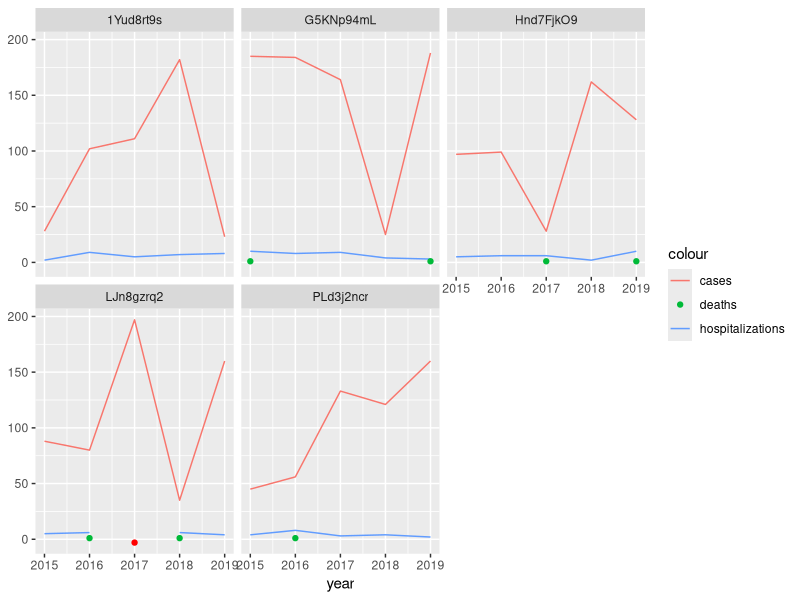

Write R code to recreate this figure.
## ---- chunk 1
library(tidyverse)  
malaria_dat <- data.frame(uid = rep(c("Hnd7FjkO9","1Yud8rt9s", "PLd3j2ncr","LJn8gzrq2",
                                      "G5KNp94mL"), each = 5),
                          region = rep(c("Central", "Central", "Northern", "Southern",
                                         NA), each = 5),
                          year = rep(c(2015:2019), times = 5),
                          cases = c(97, 99, 28, 162, 128, 28, 102, 111, 182, 23, 45, 56,
                                    133, 121, 160, 88, 80, 197,  35, 160, 185, 184, 164, 
                                    25, 188), 
                          hosp = c(5, 6, 6, 2, 10, 2, 9, 5, 7, 8, 4, 8, 3, 4, 2, 5, 6, NA,
                                   6, 4, 10, 8, 9, 4, 3),
                          deaths = c(NA, NA, 1, NA, 1, NA, NA, NA, NA, NA, NA, 1, NA, NA,
                                     NA, NA, 1, NA, 1, NA, 1, NA, NA, NA, 1),
                          pop = c(rep(c(NA, 1056, 3029, 9832, 1039), each = 5)))
## ---- chunk 2
summary(malaria_dat) #Review data

colSums(is.na(malaria_dat)) #Review missingness counts in each column
## ---- chunk 3
ggplot(malaria_dat) +
  geom_point(data = . %>% filter(is.na(hosp)), aes(x = year, y = -3), color = "red") +
  geom_line(aes(x = year, y = cases, color = "cases")) +
  geom_line(aes(x = year, y = hosp, color = "hospitalizations")) +
  geom_point(aes(x = year, y = deaths, color = "deaths")) +
  ggforce::facet_wrap_paginate(.~uid) +
  labs(y = NULL)
## ---- chunk 4
malaria_dat_central = malaria_dat %>%
  filter(region=="Central")

malaria_dat_central %>% #Calculate incidence using data from facilities with missing data
  summarise(incidence = sum(cases, na.rm = T)/sum(pop, na.rm = T)*1000/5) #Ignore NAs

malaria_dat_central %>% #Calculate incidence using data from facilities removing rows with missing data
  filter(!is.na(cases), !is.na(pop)) %>%
  summarise(incidence = sum(cases, na.rm = T)/sum(pop, na.rm = T)*1000/5) #Divide by 5 to annualize.
